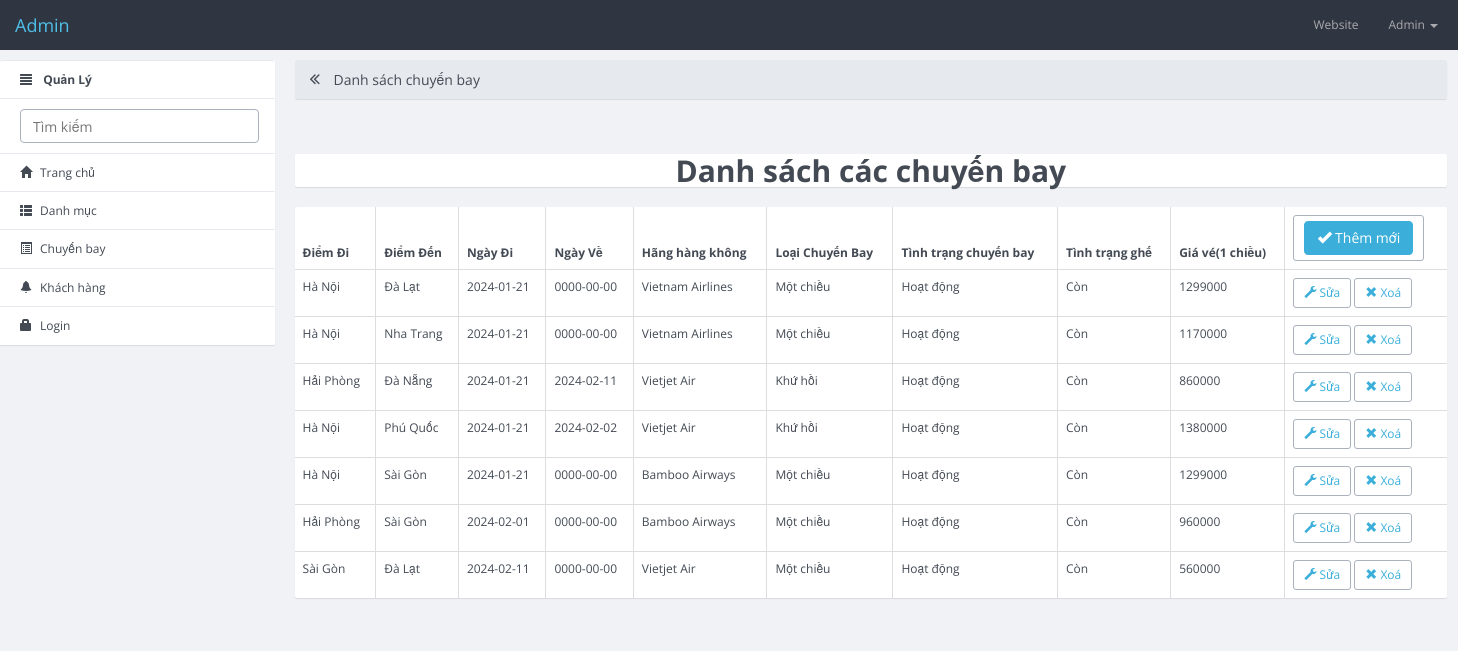
The page /bootflat-admin-master/dschuyenbay.php on the database its author committed.
### tables this page shows
CREATE TABLE `tbl_dschuyenbay` (
  `id` int(10) NOT NULL,
  `diemdi` varchar(255) NOT NULL,
  `diemden` varchar(255) NOT NULL,
  `ngaydi` date NOT NULL,
  `ngayve` date NOT NULL,
  `loaicb` varchar(255) NOT NULL,
  `hanghk` varchar(255) NOT NULL,
  `tinhtrangcb` varchar(255) NOT NULL,
  `tinhtrangghe` varchar(255) NOT NULL,
  `giave` decimal(10,0) NOT NULL
);

### src/bootflat-admin-master/dschuyenbay.php (the view, shortened to what this page needs)
<?php
    require_once 'db/connect.php';
    $lietkesql = "SELECT * FROM tbl_dschuyenbay";
    $result = mysqli_query($conn, $lietkesql);
?>
<!DOCTYPE html>
<html>
  <head>
    <link rel="stylesheet" href="dist/css/site.min.css">
  </head>
  <body>
    <nav role="navigation" class="navbar navbar-custom">
        <div class="container-fluid">
          <div class="navbar-header">
            <a href="#" class="navbar-brand">Admin</a>
          </div>
          <div id="bs-content-row-navbar-collapse-5" class="collapse navbar-collapse">
            <ul class="nav navbar-nav navbar-right">
            <li class=""><a href="../index.php"> Website</a></li>
              <li class="dropdown">
                <a data-toggle="dropdown" class="dropdown-toggle" href="#">Admin <b class="caret"></b></a>
              </li>
            </ul>
          </div>
        </div>
    </nav>
    <div class="container-fluid">
        <div class="row row-offcanvas row-offcanvas-left">
            <div class="col-xs-6 col-sm-3 sidebar-offcanvas" role="navigation">
                <ul class="list-group panel">
                    <li class="list-group-item"><i class="glyphicon glyphicon-align-justify"></i> <b>Quản Lý</b></li>
                    <li class="list-group-item"><input type="text" class="form-control search-query" placeholder="Tìm kiếm"></li>
                    <li class="list-group-item"><a href="index_admin.php"><i class="glyphicon glyphicon-home"></i>Trang chủ </a></li>
                    <li class="list-group-item"><a href="danhmuc.php"><i class="glyphicon glyphicon-th-list"></i>Danh mục </a></li>
                    <li class="list-group-item"><a href="dschuyenbay.php"><i class="glyphicon glyphicon-list-alt"></i>Chuyến bay</a></li>
                    <li class="list-group-item"><a href="khachhang.php"><i class="glyphicon glyphicon-bell"></i>Khách hàng</li>
                    <li class="list-group-item"><a href="login.php" ><i class="glyphicon glyphicon-lock"></i>Login</a></li>
                </ul>
            </div>
            <div class="col-xs-12 col-sm-9 content">
                <div class="panel panel-default">
                    <div class="panel-heading">
                        <h3 class="panel-title"><a href="javascript:void(0);" class="toggle-sidebar"><span class="fa fa-angle-double-left" data-toggle="offcanvas" title="Maximize Panel"></span></a> Danh sách chuyến bay</h3>
                    </div>
                </div>
            </div>
            <div class="col-xs-12 col-sm-9 content">
                <div class="table-responsive">
                    <div class="panel info-card radius blue-fill shadowDepth1">
                        <h3 class="text-center">Danh sách các chuyến bay</h3>
                    </div>
                    <div class="panel info-card radius shadowDepth1 msg small-class">
                        <table class="table table-responsive table-bordered price-table" id="dataTable">
                            <thead>
                                <tr>
                                    <th>Điểm Đi</th>
                                    <th>Điểm Đến</th>
                                    <th>Ngày Đi</th>
                                    <th>Ngày Về</th>
                                    <th>Hãng hàng không</th>
                                    <th>Loại Chuyến Bay</th>
                                    <th>Tình trạng chuyến bay</th>
                                    <th>Tình trạng ghế</th>
                                    <th>Giá vé(1 chiều)</th>
                                    <th>
                                        <button type="button" class="btn btn-default btn-sm">
                                            <a href="themchuyenbay.php" class="btn btn-primary btn-block"><span class="glyphicon glyphicon-ok"></span> Thêm mới </a>
                                        </button>
                                    </th>
                                </tr>
                            </thead>
                            <tbody>
                                <?php while($row=mysqli_fetch_assoc($result)):?>
                                    <tr>
                                        <td><?php echo $row['diemdi']?></td>
                                        <td><?php echo $row['diemden']?></td>
                                        <td><?php echo $row['ngaydi']?></td>
                                        <td><?php echo $row['ngayve']?></td>
                                        <td><?php echo $row['hanghk']?></td>
                                        <td><?php echo $row['loaicb']?></td>
                                        <td><?php echo $row['tinhtrangcb']?></td>
                                        <td><?php echo $row['tinhtrangghe']?></td>
                                        <td><?php echo $row['giave']?></td>
                                        <td>
                                            <button type="button" class="btn btn-default btn-sm">
                                                <a href="suachuyenbay.php?id=<?php echo $row['id'];?>" ><span class="glyphicon glyphicon-wrench"></span> Sửa </a>
                                            </button>
                                            <button type="button" class="btn btn-default btn-sm">
                                                <a onclick="return confirm('Bạn có muốn xoá không')" href="xoachuyenbay.php?id=<?php echo $row['id'];?>"><span class="glyphicon glyphicon-remove"></span> Xoá </a>
                                            </button>
                                        </td>
                                    </tr>
                                <?php endwhile; ?>
                            </tbody>
                        </table>
                    </div>
                </div>
            </div>
    </div>
  </body>
</html>

### rows shown on the page
tbl_dschuyenbay: diemdi "Hà Nội", diemden "Đà Lạt", ngaydi "2024-01-21", ngayve "0000-00-00", hanghk "Vietnam Airlines", loaicb "Một chiều", tinhtrangcb "Hoạt động", tinhtrangghe "Còn", giave "1299000"
tbl_dschuyenbay: diemdi "Hà Nội", diemden "Nha Trang", ngaydi "2024-01-21", ngayve "0000-00-00", hanghk "Vietnam Airlines", loaicb "Một chiều", tinhtrangcb "Hoạt động", tinhtrangghe "Còn", giave "1170000"
tbl_dschuyenbay: diemdi "Hải Phòng", diemden "Đà Nẵng", ngaydi "2024-01-21", ngayve "2024-02-11", hanghk "Vietjet Air", loaicb "Khứ hồi", tinhtrangcb "Hoạt động", tinhtrangghe "Còn", giave "860000"
tbl_dschuyenbay: diemdi "Hà Nội", diemden "Phú Quốc", ngaydi "2024-01-21", ngayve "2024-02-02", hanghk "Vietjet Air", loaicb "Khứ hồi", tinhtrangcb "Hoạt động", tinhtrangghe "Còn", giave "1380000"
tbl_dschuyenbay: diemdi "Hà Nội", diemden "Sài Gòn", ngaydi "2024-01-21", ngayve "0000-00-00", hanghk "Bamboo Airways", loaicb "Một chiều", tinhtrangcb "Hoạt động", tinhtrangghe "Còn", giave "1299000"
tbl_dschuyenbay: diemdi "Hải Phòng", diemden "Sài Gòn", ngaydi "2024-02-01", ngayve "0000-00-00", hanghk "Bamboo Airways", loaicb "Một chiều", tinhtrangcb "Hoạt động", tinhtrangghe "Còn", giave "960000"
tbl_dschuyenbay: diemdi "Sài Gòn", diemden "Đà Lạt", ngaydi "2024-02-11", ngayve "0000-00-00", hanghk "Vietjet Air", loaicb "Một chiều", tinhtrangcb "Hoạt động", tinhtrangghe "Còn", giave "560000"
